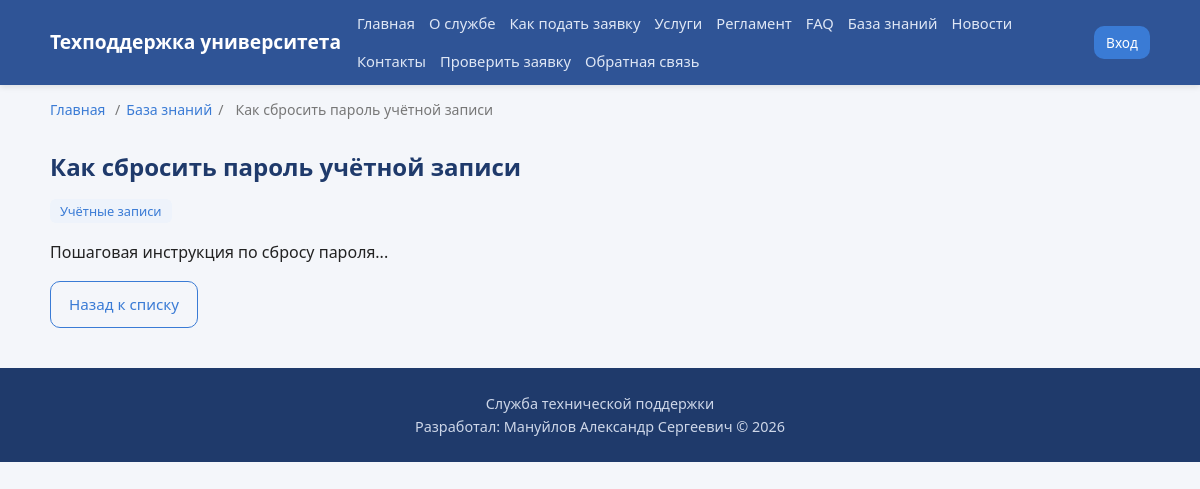
Page /knowledge/1 on the committed database.
### app/models.py (models this page shows, shortened)
class KnowledgeArticle(db.Model):
    __tablename__ = "knowledge_articles"
    id = db.Column(db.Integer, primary_key=True)
    title = db.Column(db.String(200), nullable=False)
    content = db.Column(db.Text, nullable=False)
    is_published = db.Column(db.Boolean, default=True)
    created_at = db.Column(db.DateTime, default=datetime.utcnow)
    updated_at = db.Column(db.DateTime, default=datetime.utcnow, onupdate=datetime.utcnow)
    category_id = db.Column(db.Integer, db.ForeignKey("categories.id"))
    author_id = db.Column(db.Integer, db.ForeignKey("users.id"))
    category = db.relationship("Category", back_populates="articles")

class Category(db.Model):
    __tablename__ = "categories"
    id = db.Column(db.Integer, primary_key=True)
    name = db.Column(db.String(100), nullable=False)
    description = db.Column(db.String(255))
    tickets = db.relationship("Ticket", back_populates="category")
    articles = db.relationship("KnowledgeArticle", back_populates="category")

### app/main.py (the view)
@main_bp.route("/knowledge/<int:article_id>")
def knowledge_article(article_id):
    article = KnowledgeArticle.query.get_or_404(article_id)
    return render_template("public/knowledge_article.html", article=article)

### app/templates/public/knowledge_article.html (shortened to what this page needs)
{% extends "base.html" %}
{% block crumbs %}<span>/</span><a href="{{ url_for('main.knowledge') }}">База знаний</a><span>/</span><span>{{ article.title }}</span>{% endblock %}
{% block content %}
<article>
    <h1>{{ article.title }}</h1>
    {% if article.category %}<p class="tag">{{ article.category.name }}</p>{% endif %}
    <div class="article-body">{{ article.content }}</div>
</article>
<a href="{{ url_for('main.knowledge') }}" class="btn btn-ghost">Назад к списку</a>
{% endblock %}

### app/static/css/style.css (style rules this page uses)
:root { --primary:#2f5496; --primary-dark:#1f3a6b; --accent:#3a7bd5; --bg:#f4f6fa; --surface:#ffffff; --text:#222; --muted:#777; --border:#e0e4ea; --success:#1f8a4c; --error:#c0392b; --radius:10px; }
* { box-sizing:border-box;margin:0;padding:0 }
body { font-family:'Segoe UI',Tahoma,sans-serif;background:var(--bg);color:var(--text);line-height:1.6 }
a { color:var(--accent);text-decoration:none }
h1 { margin:.5em 0;color:var(--primary-dark) }
.btn { display:inline-block;background:var(--accent);color:#fff;padding:10px 18px;border:none;border-radius:var(--radius);cursor:pointer;font-size:.95rem;transition:background .2s }
.btn-ghost { background:transparent;border:1px solid var(--accent);color:var(--accent) }
.breadcrumbs span { margin:0 6px }
.tag { display:inline-block;background:#eef3fb;color:var(--accent);padding:2px 10px;border-radius:6px;font-size:.8rem }
.article-body { margin:16px 0;white-space:pre-line }

### rows in the picture
KnowledgeArticle: title "Как сбросить пароль учётной записи", content "Пошаговая инструкция по сбросу пароля..."
Category: category.name "Учётные записи"
